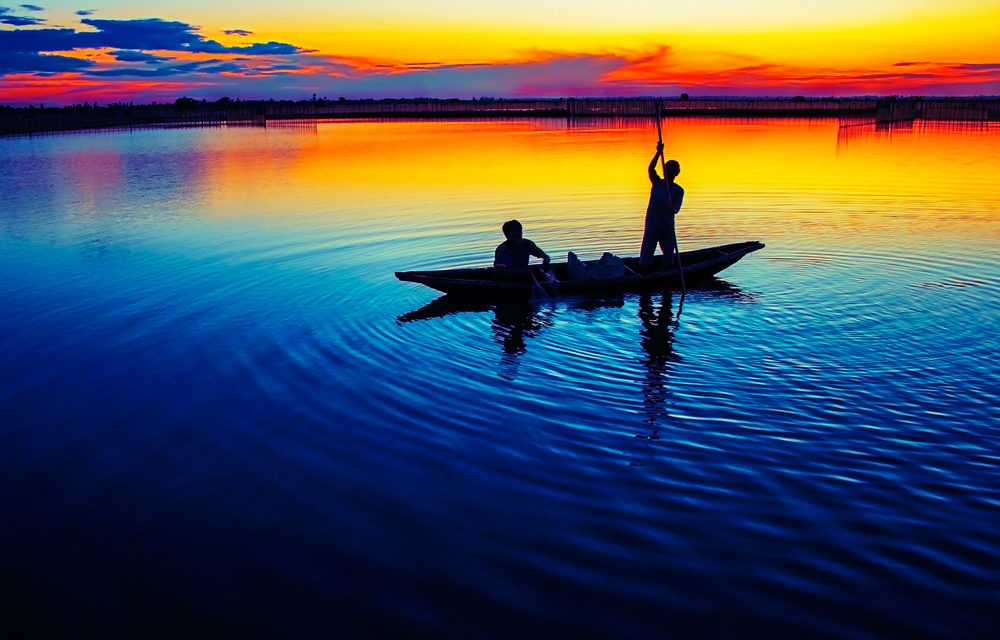
//> input picture _site/opencv_cpp/images/working-in-dawn.jpg, 1000 x 640 px, shrunk from 1920 x 1228 before the run
$ ./trocaregioes ../images/working-in-dawn.jpg   (built with g++ and OpenCV 4)
//> lines starting //> are read from the running program, lines starting //| are printed output that depends on the picture
#include <iostream>
#include <opencv2/opencv.hpp>
#include <opencv/highgui.h>

int main(int argc, char* argv[])
{
	cv::Mat image;
  image = cv::imread(argv[1],CV_LOAD_IMAGE_GRAYSCALE);
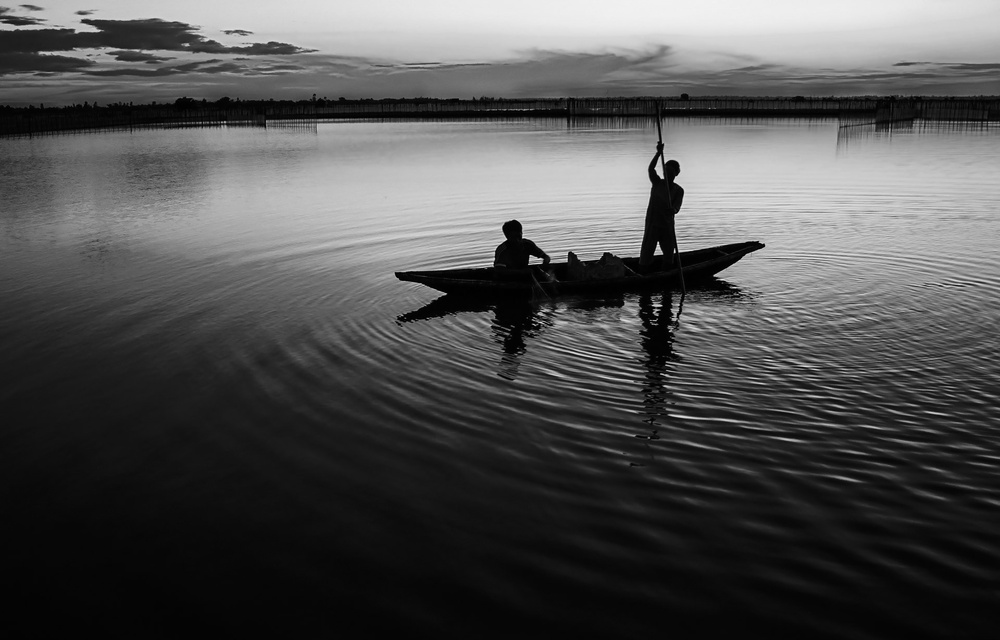
//> image: 640 rows x 1000 cols, CV_8UC1; min 0, max 242, mean 80.5

  if(!image.data)
	{
		std::cout << "[ERROR]: image " << argv[1] << "didn't load." << std::endl;
	}

	cv::Mat imgaux(image.size().width,image.size().height,CV_8UC1);

	cv::Mat quad1(image,cv::Rect(0,
															 0,
															 image.size().width/2,
															 image.size().height/2));
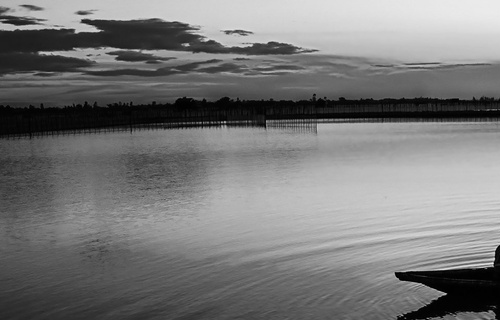
//> quad1: 320 rows x 500 cols, CV_8UC1; min 0, max 238, mean 120.3

	cv::Mat quad2(image,cv::Rect(image.size().width/2,
															 0,
															 image.size().width/2,
															 image.size().height/2));
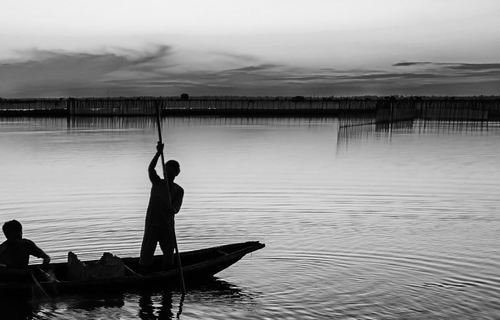
//> quad2: 320 rows x 500 cols, CV_8UC1; min 0, max 242, mean 141

	cv::Mat quad3(image,cv::Rect(0,
															 image.size().height/2,
															 image.size().width/2,
															 image.size().height/2));
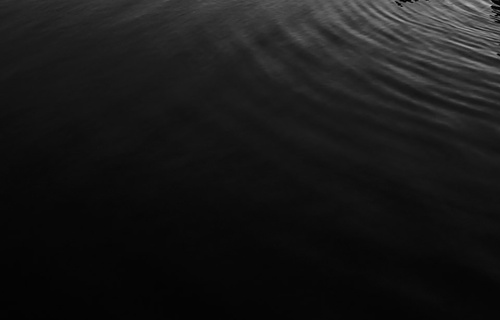
//> quad3: 320 rows x 500 cols, CV_8UC1; min 0, max 197, mean 23.7

	cv::Mat quad4(image,cv::Rect(image.size().width/2,
															 image.size().height/2,
															 image.size().width/2,
															 image.size().height/2));
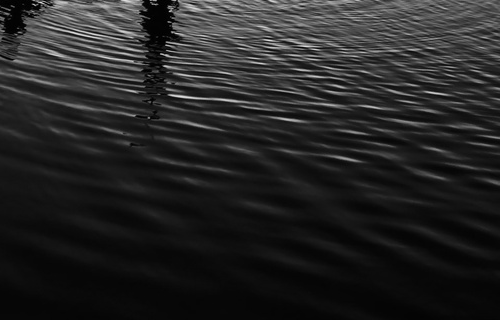
//> quad4: 320 rows x 500 cols, CV_8UC1; min 0, max 226, mean 36.9

//> (the run ends here: the program stops with an error, at `quad1.copyTo(imgaux(cv::Rect(image.size().width/2,`)
